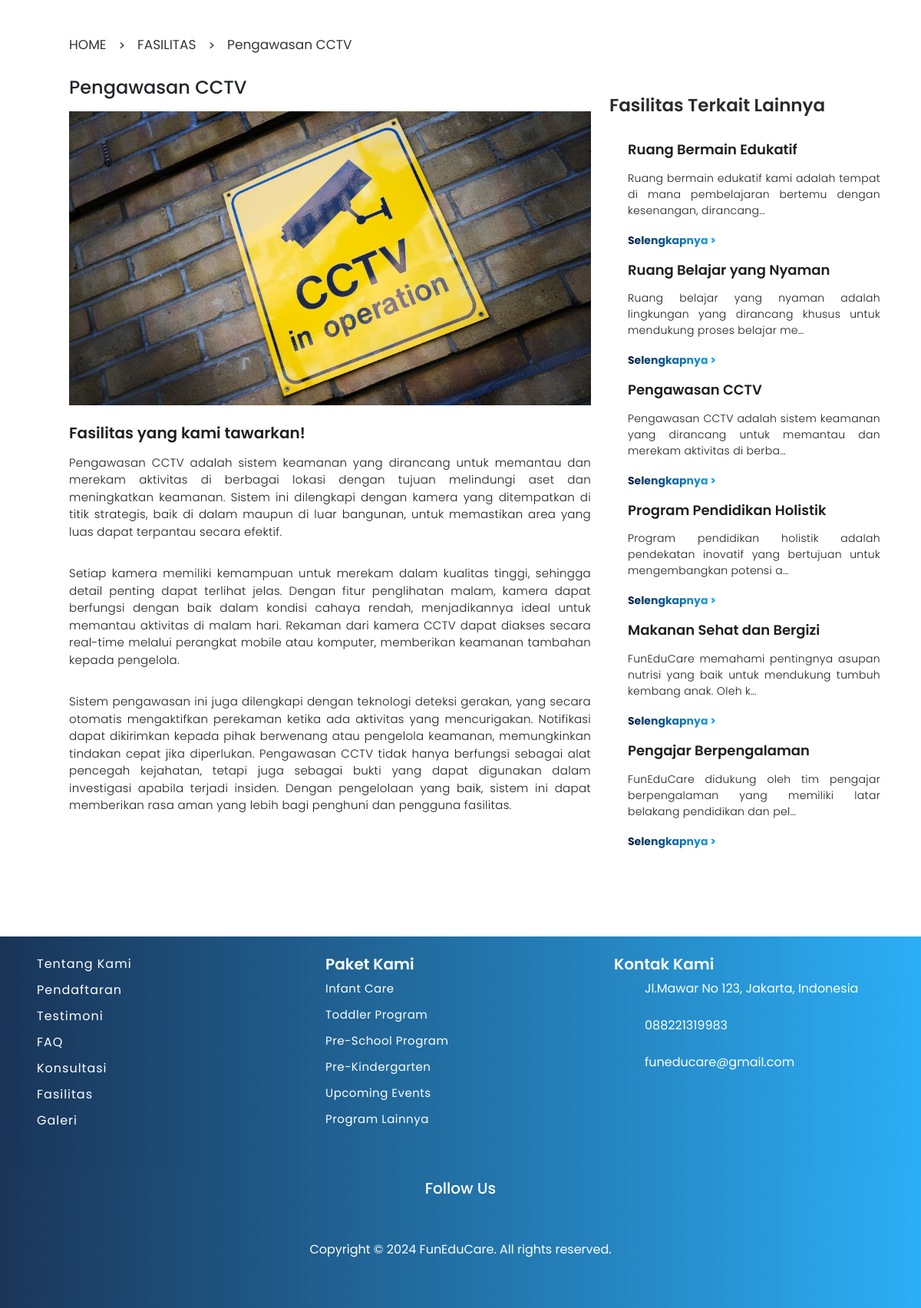
The page /fasilitas/3 on the database its author committed.
### home/models.py (models this page shows, shortened)
class Fasilitas(models.Model):
    judul = models.CharField(max_length=100)
    deskripsi = models.TextField()
    foto = models.FileField()

### home/views.py (the view)
# urls.py: path('fasilitas/<int:fasilitas_id>', views.detail_fasilitas, name='detail'),
def detail_fasilitas(request, fasilitas_id):
    dt = Fasilitas.objects.get(pk=fasilitas_id)
    all_fasilitas = Fasilitas.objects.all()
    return render(request, 'home/detail_fasilitas.html', {'detail': dt, 'all':all_fasilitas})

### home/templatetags/custom_filters.py (called while the page is built)
@register.filter
def split_paragraphs(value):
    if value:  # Pastikan value tidak None
        return value.split("\n")  # Pisahkan berdasarkan baris baru
    return []

### home/templates/home/detail_fasilitas.html (shortened to what this page needs)
<!DOCTYPE html>
{% load static %}
{% load custom_filters %}
<html lang="en">
<head>
   <link rel="stylesheet" href="{% static 'css/home-style.css' %}" />
  <link href="https://cdn.jsdelivr.net/npm/bootstrap@5.3.3/dist/css/bootstrap.min.css" rel="stylesheet"
 />
    <link rel="stylesheet" href="./assets/css/fasilitas-style.css">
</head>
<body>
   <main>
    <section class="container ">
      <div class="p-5">
      <div class="row ">
        <div class="head-content d-flex flex-row col-8">
          <a href="{% url 'home:home' %}"><h5>HOME</h5></a>
          <span class="me-3 ms-3"> > </span>
          <a href="{% url 'home:fasilitas' %}"><h5>FASILITAS</h5></a>
          <span class="me-3 ms-3"> > </span>
          <h5>{{ detail.judul }}</h5>
        </div>
      </div><br>
        <div class="col-12 d-flex flex-column flex-lg-row ">
          <div class="title-content d-flex flex-column col-12 col-lg-8">
            <h4 class="mb-3">{{ detail.judul }}</h4>
            <img src="{{ detail.foto.url }}" alt="{{ detail.judul }}">
            <h5 class="mt-4 mb-3 ml-2">Fasilitas yang kami tawarkan!</h5>
            {% for paragraf in detail.deskripsi|split_paragraphs %}
              <p>{{ paragraf }}</p>
            {% endfor %}
          </div>
          <div class="list-content d-flex flex-column col-12 col-lg-5">
            <h3 class="p-4">Fasilitas Terkait Lainnya</h3>
            <div class="pt-0 p-5">
              {% for item in all %}
              <div class="col-12 pb-3">
                <h5 class="mb-3">{{ item.judul }}</h5>
                <p>{{ item.deskripsi|truncatechars:100 }}</p>
                <a href="{% url 'home:detail' item.id %}">Selengkapnya ></a>
              </div>
              {% endfor %}
            </div>
          </div>
        </div>
      </div>
    </section>
  </main>
  <footer class="container-footer footer">
    <div class="pt-4 p-5">
      <div class="row">
        <div class="col-md-4">
          <ul class="list1">
            <li>
              <a href="{% url 'aboutus:aboutus' %}#siapakami">Tentang Kami</a>
            </li>
            <li><a href="{% url 'programs:programs' %}">Pendaftaran</a></li>
            <li>
              <a href="{% url 'home:home' %}#testimonialCarousel"
                >Testimoni</a
              >
            </li>
            <li>
              <a href="{% url 'contactus:contactus' %}#faq-list">FAQ</a>
            </li>
            <li>
              <a href="{% url 'contactus:contactus' %}#konsultasi"
                >Konsultasi</a
              >
            </li>
            <li><a href="{% url 'home:home' %}#fasilitas">Fasilitas</a></li>
            <li><a href="{% url 'aboutus:aboutus' %}#galeri">Galeri</a></li>
          </ul>
        </div>
        <div class="col-md-4">
          <h4>Paket Kami</h4>
          <ul class="list2">
            <li>
              <a href="{% url 'programs:programs' %}#service">Infant Care</a>
            </li>
            <li>
              <a href="{% url 'programs:programs' %}#service"
                >Toddler Program</a
              >
            </li>
            <li>
              <a href="{% url 'programs:programs' %}#service"
                >Pre-School Program</a
              >
            </li>
            <li>
              <a href="{% url 'programs:programs' %}#service"
                >Pre-Kindergarten</a
              >
            </li>
            <li>
              <a href="{% url 'programs:programs' %}#service"
                >Upcoming Events</a
              >
            </li>
            <li>
              <a href="{% url 'programs:programs' %}#service"
                >Program Lainnya</a
              >
            </li>
          </ul>
        </div>
        <div class="col-md-4">
          <h4>Kontak Kami</h4>
          <ul class="list4">
            <li>
              Jl.Mawar No 123, Jakarta, Indonesia
            </li>
            <br />
            <li>
              088221319983
            </li>
            <br />
            <li>
              funeducare@gmail.com
            </li>
          </ul>
        </div>
        <div class="d-flex justify-content-center mt-5">
          <div class="col-md-4 text-center">
            <h5 class="follow">Follow Us</h5>
          </div>
        </div>
      </div>
      <div class="copyright text-center mt-4">
        <p>Copyright &copy; 2024 FunEduCare. All rights reserved.</p>
      </div>
    </div>
  </footer>
</body>
</html>

### static/css/home-style.css (style rules this page uses)
* { padding: 0; margin: 0; box-sizing: border-box; font-family: "Poppins", sans-serif; scroll-behavior: smooth; text-decoration: none; list-style: none; }
:root { --bg-color: #fff; --text-color1: #1f1f21; --text-color2: #fff; --main-color: #15a6f5; --bg-opacity: #fffefa; --big-font: 3rem; --title-font: 40px; --p-font: 1rem; }
body { background: var(--bg-color); }
.list1, .footer-links, .list2 { list-style-type: none; padding-left: 0; }
.list1 li, .footer-links li, .list2 li { margin-bottom: 10px; }
.list1 a { color: var(--text-color2); text-decoration: none; letter-spacing: 1px; font-size: 16px; }
.list2 a { color: var(--text-color2); text-decoration: none; letter-spacing: 0.5px; font-size: 15px; }
.footer h4 { color: var(--text-color2); font-weight: 600; font-size: 20px; }
.footer { background: linear-gradient(to right, #011f46, var(--main-color)); opacity: 0.9; }
.list4, .follow, .copyright { color: var(--text-color2); }

### static/css/fasilitas-style.css (style rules this page uses)
* { padding: 0; margin: 0; box-sizing: border-box; font-family: "Poppins", sans-serif; scroll-behavior: smooth; text-decoration: none; list-style: none; }
:root { --bg-color: #fff; --text-color1: #1f1f21; --text-color2: #fff; --main-color: #15a6f5; --bg-opacity: #fffefa; --big-font: 3rem; --title-font: 40px; --p-font: 1rem; }
body { background: var(--bg-color); }
.head-content a { text-decoration: none; }
.head-content h5 { font-size: 17px; font-weight: 400; color: var(--text-color1); opacity: 90%; }
.title-content h5 { color: var(--text-color1); font-weight: 600; }
.title-content p { font-size: 15px; font-weight: 300; color: var(--text-color1); text-align: justify; letter-spacing: 0.3px; }
.list-content h3 { color: var(--text-color1); font-size: 23px; font-weight: 600; opacity: 95%; }
.list-content h5 { color: var(--text-color1); font-size: 18px; font-weight: 600; }
.list-content p { font-size: 14px; text-align: justify; color: var(--text-color1); font-weight: 300; letter-spacing: 0.3px; }
.list-content a { text-decoration: none; font-size: 14px; background: linear-gradient(to right, #011f46, var(--main-color)); background-clip: text; -webkit-text-fill-color: transparent; font-weight: 700; }
.list1, .footer-links, .list2 { list-style-type: none; padding-left: 0; }
.list1 li, .footer-links li, .list2 li { margin-bottom: 10px; }
.list1 a { color: var(--text-color2); text-decoration: none; letter-spacing: 1px; font-size: 16px; }
.list2 a { color: var(--text-color2); text-decoration: none; letter-spacing: 0.5px; font-size: 15px; }
.footer h4 { color: var(--text-color2); font-weight: 600; font-size: 20px; }
.footer { background: linear-gradient(to right, #011f46, var(--main-color)); opacity: 0.9; }
.list4, .follow, .copyright { color: var(--text-color2); }

### rows shown on the page
Fasilitas: judul "Pengawasan CCTV", foto (picture), deskripsi "Pengawasan CCTV adalah sistem keamanan yang dirancang untuk memantau dan merekam aktivitas di berba…"
Fasilitas: judul "Ruang Bermain Edukatif", deskripsi "Ruang bermain edukatif kami adalah tempat di mana pembelajaran bertemu dengan kesenangan, dirancang…"
Fasilitas: judul "Ruang Belajar yang Nyaman", deskripsi "Ruang belajar yang nyaman adalah lingkungan yang dirancang khusus untuk mendukung proses belajar me…"
Fasilitas: judul "Program Pendidikan Holistik", deskripsi "Program pendidikan holistik adalah pendekatan inovatif yang bertujuan untuk mengembangkan potensi a…"
Fasilitas: judul "Makanan Sehat dan Bergizi", deskripsi "FunEduCare memahami pentingnya asupan nutrisi yang baik untuk mendukung tumbuh kembang anak. Oleh k…"
Fasilitas: judul "Pengajar Berpengalaman", deskripsi "FunEduCare didukung oleh tim pengajar berpengalaman yang memiliki latar belakang pendidikan dan pel…"
